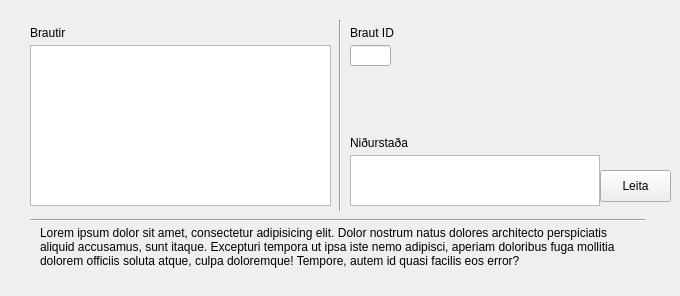
      <widget class="QWidget" name="tracksTabCreate_2">
       <attribute name="title">
        <string>Braut</string>
       </attribute>
       <widget class="QLabel" name="label_41">
        <property name="geometry">
         <rect>
          <x>40</x>
          <y>226</y>
          <width>595</width>
          <height>61</height>
         </rect>
        </property>
        <property name="text">
         <string>Lorem ipsum dolor sit amet, consectetur adipisicing elit. Dolor nostrum natus dolores architecto perspiciatis aliquid accusamus, sunt itaque. Excepturi tempora ut ipsa iste nemo adipisci, aperiam doloribus fuga mollitia dolorem officiis soluta atque, culpa doloremque! Tempore, autem id quasi facilis eos error?</string>
        </property>
        <property name="textFormat">
         <enum>Qt::AutoText</enum>
        </property>
        <property name="scaledContents">
         <bool>false</bool>
        </property>
        <property name="alignment">
         <set>Qt::AlignLeading|Qt::AlignLeft|Qt::AlignTop</set>
        </property>
        <property name="wordWrap">
         <bool>true</bool>
        </property>
       </widget>
       <widget class="Line" name="line_16">
        <property name="geometry">
         <rect>
          <x>30</x>
          <y>210</y>
          <width>615</width>
          <height>20</height>
         </rect>
        </property>
        <property name="orientation">
         <enum>Qt::Horizontal</enum>
        </property>
       </widget>
       <widget class="QLabel" name="label_124">
        <property name="geometry">
         <rect>
          <x>30</x>
          <y>20</y>
          <width>101</width>
          <height>20</height>
         </rect>
        </property>
        <property name="text">
         <string>Brautir</string>
        </property>
        <property name="alignment">
         <set>Qt::AlignBottom|Qt::AlignLeading|Qt::AlignLeft</set>
        </property>
       </widget>
       <widget class="QTreeWidget" name="treeWidget_37">
        <property name="geometry">
         <rect>
          <x>350</x>
          <y>155</y>
          <width>250</width>
          <height>51</height>
         </rect>
        </property>
        <property name="alternatingRowColors">
         <bool>false</bool>
        </property>
        <property name="columnCount">
         <number>0</number>
        </property>
       </widget>
       <widget class="QLabel" name="label_127">
        <property name="geometry">
         <rect>
          <x>350</x>
          <y>20</y>
          <width>101</width>
          <height>20</height>
         </rect>
        </property>
        <property name="text">
         <string>Braut ID</string>
        </property>
        <property name="alignment">
         <set>Qt::AlignBottom|Qt::AlignLeading|Qt::AlignLeft</set>
        </property>
       </widget>
       <widget class="QPushButton" name="pushButton_28">
        <property name="geometry">
         <rect>
          <x>600</x>
          <y>170</y>
          <width>71</width>
          <height>32</height>
         </rect>
        </property>
        <property name="text">
         <string>Leita</string>
        </property>
       </widget>
       <widget class="QTreeWidget" name="treeWidget_38">
        <property name="geometry">
         <rect>
          <x>30</x>
          <y>45</y>
          <width>301</width>
          <height>161</height>
         </rect>
        </property>
        <property name="alternatingRowColors">
         <bool>true</bool>
        </property>
        <property name="columnCount">
         <number>0</number>
        </property>
       </widget>
       <widget class="QLabel" name="label_128">
        <property name="geometry">
         <rect>
          <x>350</x>
          <y>130</y>
          <width>101</width>
          <height>20</height>
         </rect>
        </property>
        <property name="text">
         <string>Niðurstaða</string>
        </property>
        <property name="alignment">
         <set>Qt::AlignBottom|Qt::AlignLeading|Qt::AlignLeft</set>
        </property>
       </widget>
       <widget class="QLineEdit" name="lineEdit_29">
        <property name="geometry">
         <rect>
          <x>350</x>
          <y>45</y>
          <width>41</width>
          <height>21</height>
         </rect>
        </property>
        <property name="text">
         <string/>
        </property>
        <property name="maxLength">
         <number>11</number>
        </property>
        <property name="clearButtonEnabled">
         <bool>false</bool>
        </property>
       </widget>
       <widget class="Line" name="line_56">
        <property name="geometry">
         <rect>
          <x>330</x>
          <y>20</y>
          <width>20</width>
          <height>191</height>
         </rect>
        </property>
        <property name="orientation">
         <enum>Qt::Vertical</enum>
        </property>
       </widget>
      </widget>
